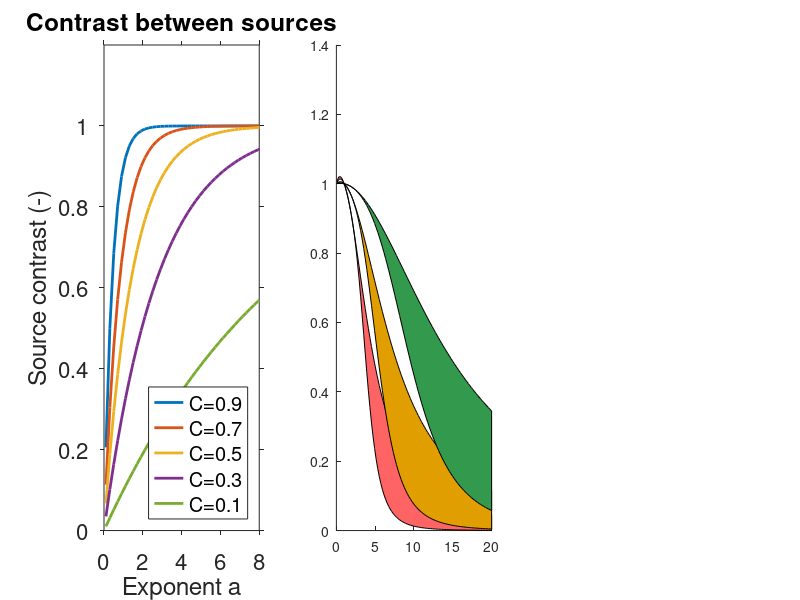

The MATLAB script that drew this image: (Note: this script raises an error after producing the figure.)
%% Script to showcase the influecne of the contrast function 
% 
%% Define basic variables
color1 = [255 100 100]./255;
color2 = [224 158 0]./255;
color3 = [0.2 0.6 0.3];
%% Non Linearity
G   = @(x,n) x.^n;
G_2 = @(x,n) n*(n-1).*x.^(n-2);
G_3 = @(x,n) n*(n-1)*(n-2).*x.^(n-3);
G_4 = @(x,n) n*(n-1)*(n-2)*(n-3).*x.^(n-4);

%% Influecne of the contrast function on the peak separation
% Vector of peak separation values
ps_vals   = linspace(0.1,0.9,5); 
% Exponents of the non-linearity
nvalues = linspace(0.1,20,100);
% Compute the peak seperation values after applying the non linearity
cvals = zeros(length(ps_vals),length(nvalues));
for i=1:length(nvalues)
    for j=1:length(ps_vals)
        %cvals(j,i) = (1^nvalues(i) - (1*yvals(j))^nvalues(i))./1^nvalues(i); 
        cvals(j,i) = G(1,nvalues(i)) - G(ps_vals(j),nvalues(i))./G(1,nvalues(i));
    end 
end
figure(11)
subplot(131)
plot(nvalues,cvals','LineWidth',2)
xlim([0 8]), ylim([0 1.2])
set(gca,'TickDir','out');set(gcf,'color','w');set(gca,'FontSize',16);
xlabel('Exponent a')
ylabel('Source contrast (-)')
title('Contrast between sources')
legend('C=0.9','C=0.7','C=0.5','C=0.3','C=0.1','Location','southeast')
%% Influecne of the contrast function on higher-order terms
rng(0)
tmp = randn(1,300)*0.05 + 1;
tmp = [tmp, 1.5];
% Standard deviation
sigma = 1;
% Skewness
skew = skewness(tmp);%3;
% Kurtosis
kurt = kurtosis(tmp);%25;
% Peak amplitude relative to the variance
ps_vals = sigma*[3 5 10 20 30];
% Exponents of the non-linearity
nvalues = linspace(0.1,20,100);
% Zero-order terms
T0 = zeros(length(ps_vals),length(nvalues));
% Second-order terms (Variance)
T2 = zeros(length(ps_vals),length(nvalues));
% Third-order terms (Skewness)
T3 = zeros(length(ps_vals),length(nvalues));
% Forth-order terms (Kurtosis)
T4 = zeros(length(ps_vals),length(nvalues));
for i=1:length(nvalues)
    for j=1:length(ps_vals)
        T0(j,i) = G(ps_vals(j),nvalues(i)); 
        T2(j,i) = 1/2  * G_2(ps_vals(j),nvalues(i)) * sigma^2;
        T3(j,i) = 1/6  * G_3(ps_vals(j),nvalues(i)) * sigma^3*skew;
        T4(j,i) = 1/24 * G_4(ps_vals(j),nvalues(i)) * sigma^4*(kurt+3);
        % T0(j,i) = yvals(j)^nvalues(i); 
        % T2(j,i) = 1/2*nvalues(i)*(nvalues(i)-1)*yvals(j)^(nvalues(i)-2)*sigma^2;
        % T3(j,i) = 1/6*nvalues(i)*(nvalues(i)-1)*(nvalues(i)-2)*yvals(j)^(nvalues(i)-3)*sigma^3*skew;
        % T4(j,i) = 1/24*nvalues(i)*(nvalues(i)-1)*(nvalues(i)-2)*(nvalues(i)-3)*yvals(j)^(nvalues(i)-4)*(kurt+3)*sigma^4;
    end  
end

%%
% Weighting of zero-order term relative to the total cost (up to order 2)
tmp1 = T0./(T0+T2);
% Weighting of zero-order term relative to the total cost (up to order 4)
tmp2 = T0./(T0+T2+T3+T4);
figure(11)
subplot(132)
patch([nvalues, fliplr(nvalues)], [tmp1(1,:), fliplr(tmp2(1,:))], color1, 'EdgeColor', 'k')
patch([nvalues, fliplr(nvalues)], [tmp1(2,:), fliplr(tmp2(2,:))], color2, 'EdgeColor', 'k')
patch([nvalues, fliplr(nvalues)], [tmp1(3,:), fliplr(tmp2(3,:))], color3, 'EdgeColor', 'k')
alpha(0.5)
xlim([0 8]), ylim([0 1.2])
set(gca,'TickDir','out');set(gcf,'color','w');set(gca,'FontSize',16);
title('Zero-order vs Higher-order terms')
legend('3*\sigma','5*\sigma','10*\sigma')
xlabel('Exponent a')
ylabel('Learning weight (-)')

%%
tmp1 = cvals(4,:).*T0./(T0+T2);
tmp2 = cvals(4,:).*T0./(T0+T2+T3+T4);
figure(11)
subplot(133)
patch([nvalues, fliplr(nvalues)], [tmp1(1,:), fliplr(tmp2(1,:))], color1, 'EdgeColor', 'k')
patch([nvalues, fliplr(nvalues)], [tmp1(2,:), fliplr(tmp2(2,:))], color2, 'EdgeColor', 'k')
patch([nvalues, fliplr(nvalues)], [tmp1(3,:), fliplr(tmp2(3,:))], color3, 'EdgeColor', 'k')
alpha(0.5)
xlim([0 8]), ylim([0 1.2])
set(gca,'TickDir','out');set(gcf,'color','w');set(gca,'FontSize',16);
title('Optimal non-linearity')
legend('3*\sigma','5*\sigma','10*\sigma')
xlabel('Exponent a')
ylabel('Loss (-)')

%% Number of spikes required to dominate an outlier
% Ratio of the expected spike value and the outlier amplitude
out2spike_values   = [0.01 0.05 0.1 0.25 0.5];
% Compute number of spikes needed to overweight the outlier
nspikes = zeros(length(out2spike_values),length(nvalues));
for i=1:length(nvalues)
    for j=1:length(out2spike_values)
        nspikes(j,i) = 1^nvalues(i) ./ out2spike_values(j)^nvalues(i); 
    end 
end
figure(12) 
semilogy(nvalues,nspikes','LineWidth',2)
set(gca,'TickDir','out'); set(gcf,'color','w'); set(gca,'FontSize',16);
xlim([0 8])
ylim([0 10^5])
xlabel('Exponent a')
ylabel('Number of required spikes')
title('Effect of Outliers')
legend('r=100','r=20','r=10','r=4','r=2','Location','eastoutside')